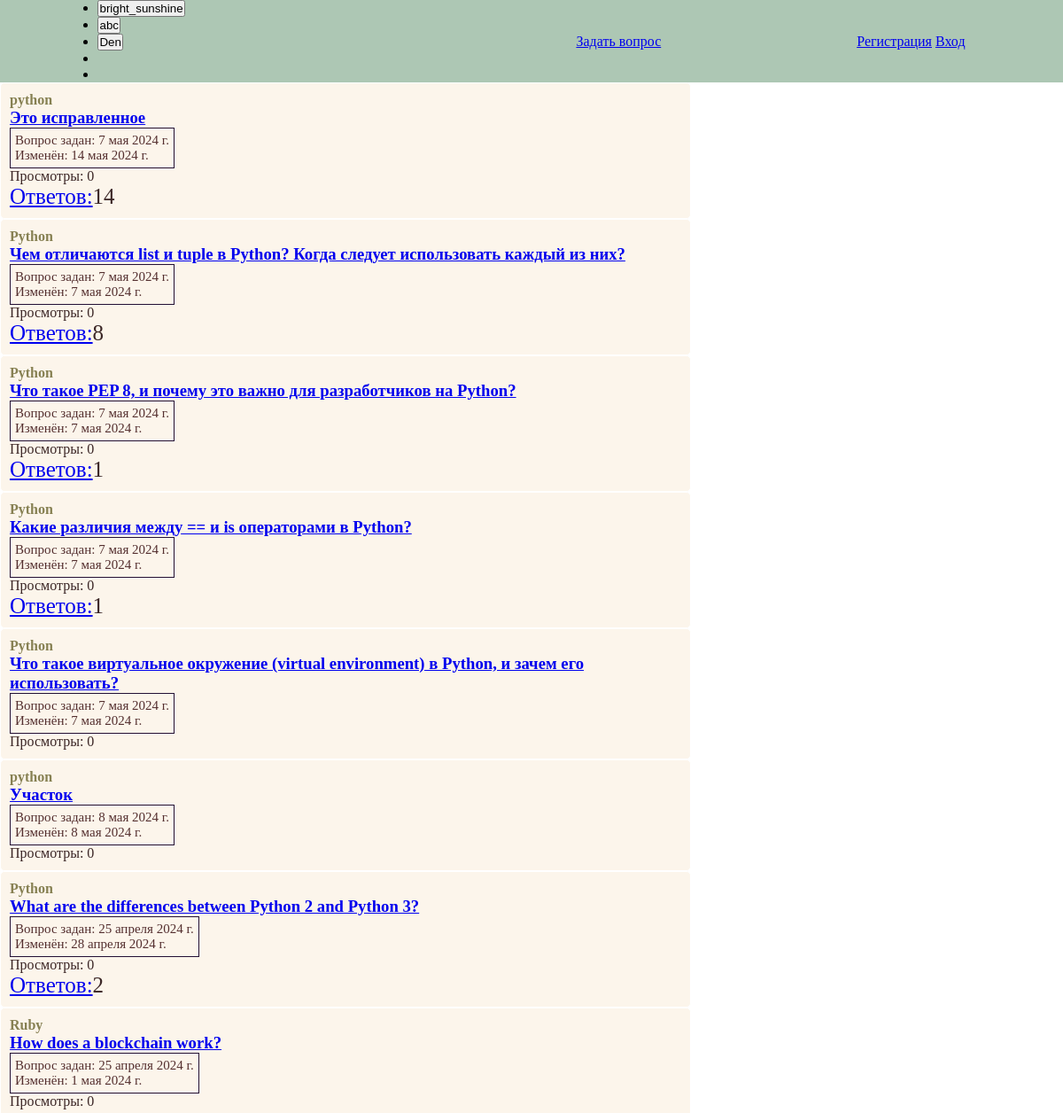
Before: / (upper part) with the older database file.
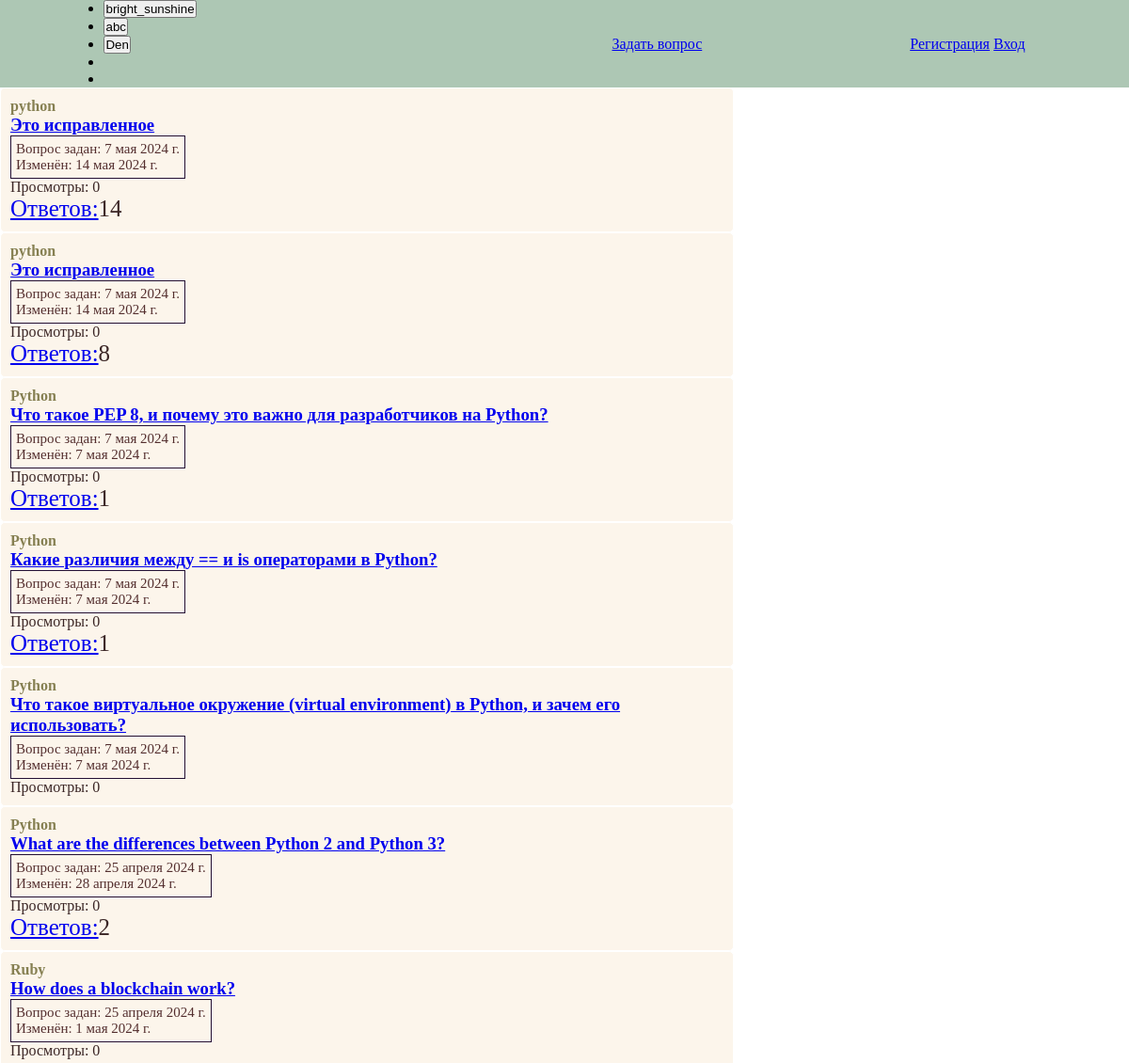
After: the same page with the newer database file.
### main/models.py (models this page shows, shortened)
class Question(models.Model):
    autor = models.ForeignKey(
        User,
        max_length=20,
        null=True,
        blank=False,
        on_delete=models.SET_NULL,
        related_name="question_set",
    )
    teg = models.CharField(max_length=10, blank=False)
    title = models.CharField(max_length=50, blank=False)
    text = models.TextField(max_length=200, blank=False)
    created_at = models.DateField(auto_now_add=True, blank=False)
    updated_at = models.DateField(auto_now=True, blank=False)
    views = models.SmallIntegerField(default=0)

### main/views_2.py (the view)
# urls.py: path("", index, name="index"),
def index(request):
    answers = (
        Answer.objects.all()
        .values("question_id")
        .annotate(total=Count("question_id"))
    )
    user = User.objects.get(username="Den")
    all_question = Question.objects.all()
    context = {
        "all_question": all_question,
        "answers": answers,
    }
    return render(request, "main/index_main.html", context)

### main/templates/main/index_main.html (shortened to what this page needs)
{% extends 'main.html' %}
{% load static %}
{% block content %}
  <link rel="stylesheet" type="text/css" href="{% static 'css/style.css' %}" />
  {% for quest in all_question %}
    <div id="conteiner">
      <div id="box">
        <div class="autor&title">
          <h4 id="teg">{{ quest.teg }}</h4>
          <a href="q/{{ quest.id }}"><h3>{{ quest.title }}</h3></a>
        </div>
        <div class="date">
          <div>Вопрос задан: {{ quest.created_at }}</div>
          <div>Изменён: {{ quest.updated_at }}</div>
        </div>
        <div id="views">Просмотры: {{ quest.views }}</div>
        {% for ans in answers %}
          {% if ans.question_id == quest.id %}
            <div class="ans">
              <a href="get_answer/{{ quest.id }}" id="ans">Ответов:</a>{{ ans.total }}
            </div>
          {% endif %}
        {% endfor %}
      </div>
    </div>
  {% endfor %}
{% endblock %}

Changed rows visible on the page:
removed Question: teg "python", title "Участок", created_at "8 мая 2024 г.", updated_at "8 мая 2024 г.", views "0"
changed Question (number 2 of 7 on the later page): teg "Python" → "python"; title "Чем отличаются list и tuple в Python? Когда следует использовать каждый из них?" → "Это исправленное"; updated_at "7 мая 2024 г." → "14 мая 2024 г."
